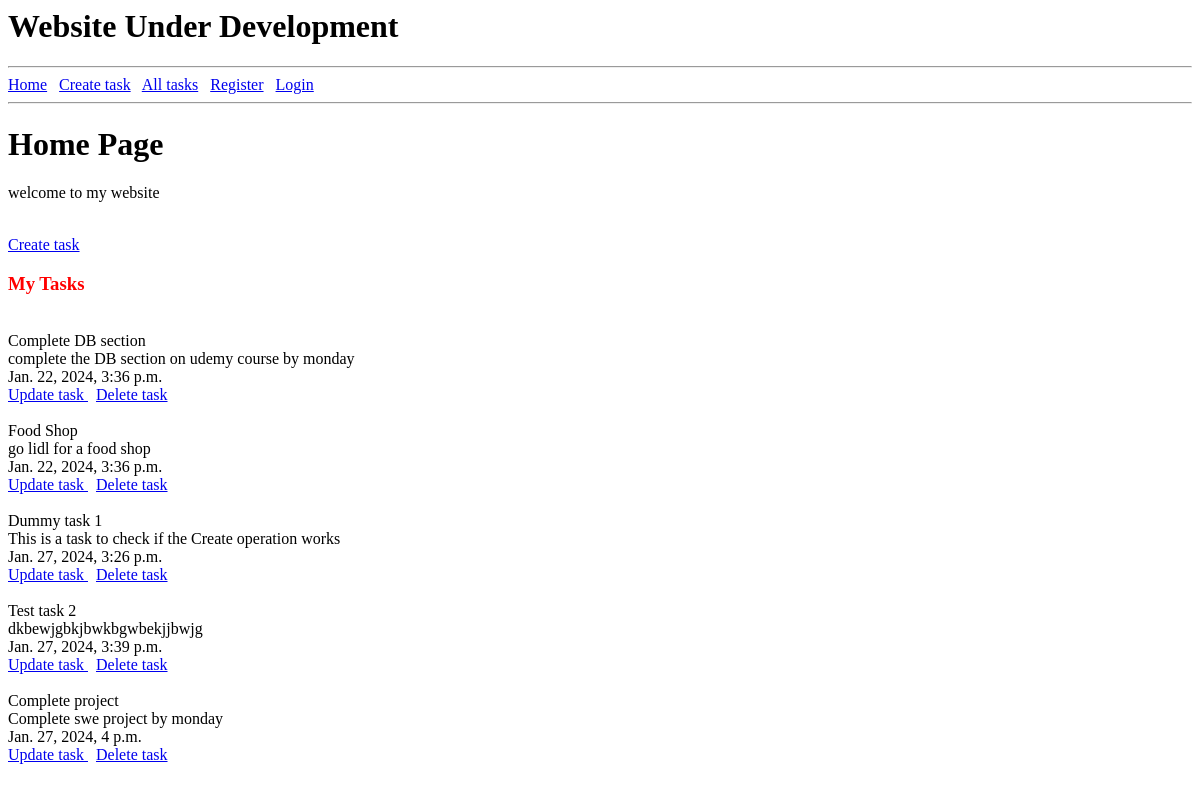
Page /all-tasks on the earlier database version.
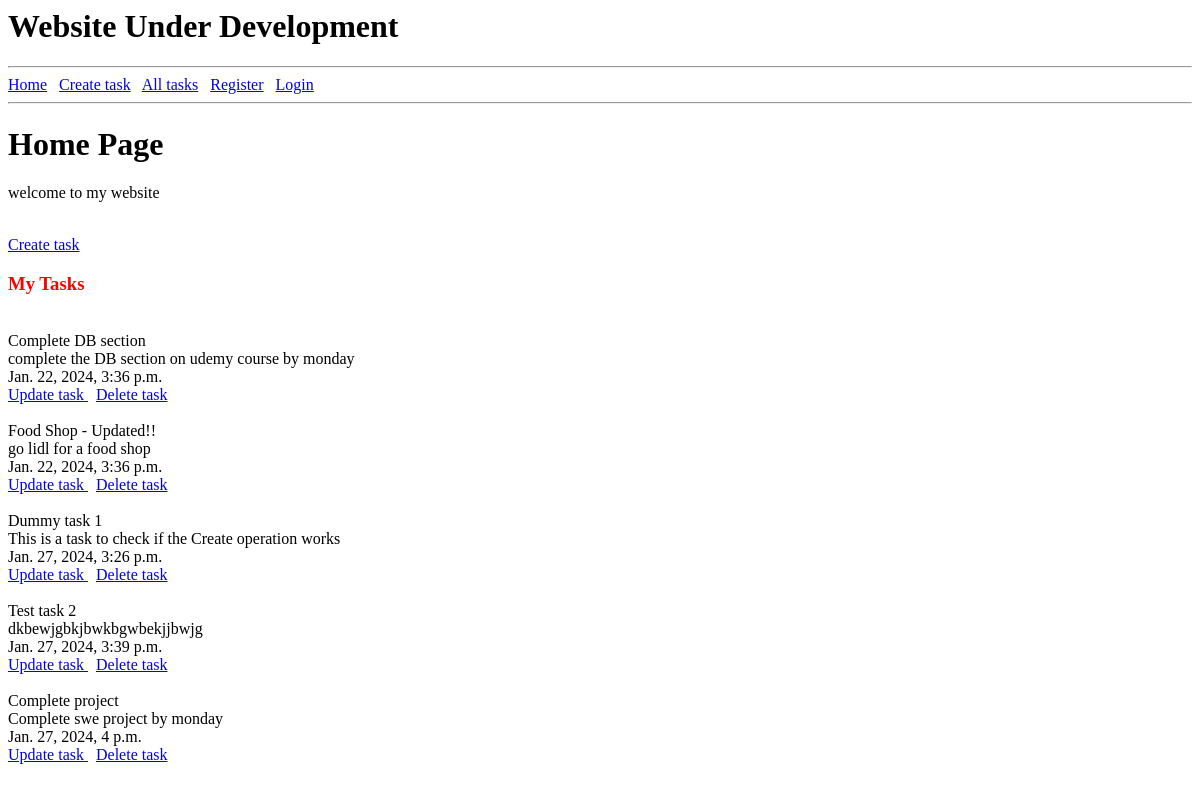
Same page on the later database version.
### crm/models.py (models this page shows)
class Task(models.Model):
    title = models.CharField(max_length=50)
    description = models.TextField(max_length=1000)
    created = models.DateTimeField(auto_now_add=True)

### crm/views.py (the view)
# urls.py: path('all-tasks', views.all_tasks, name="all-tasks"),
def all_tasks(request):
    query_data_all = Task.objects.all()
    context = { 'allTasks' : query_data_all }
    return render(request, 'crm/all-tasks.html', context)

### crm/templates/crm/all-tasks.html (shortened to what this page needs)
{% extends "crm/base.html" %}
    {% block content %}
        <h1>Home Page</h1>
        <p>welcome to my website</p>
        <br>
        <a href="{% url 'create-task' %}">Create task</a>
        <br>
        <h3>My Tasks</h3>
        {% for task in allTasks %}
            <br>
                {{ task.title }}
            <br>
                {{ task.description }}
            <br>
                {{ task.created }}
            <br>
            <a href = "{% url 'update-task' task.id %}"> Update task </a>
            <a href = "{% url 'delete-task' task.id %}"> Delete task </a>
            <br>
        {% endfor %}
    {% endblock %}

Differences in the rows shown:
changed Task "go lidl for a food shop": title "Food Shop" → "Food Shop - Updated!!"
